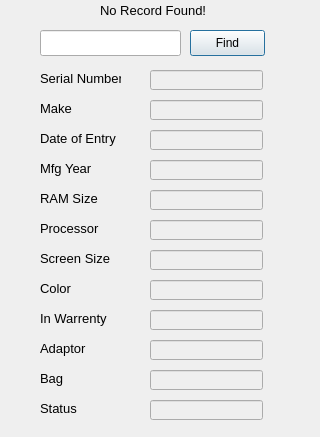
<?xml version="1.0" encoding="UTF-8"?>
<ui version="4.0">
 <class>FindLaptop</class>
 <widget class="QDialog" name="FindLaptop">
  <property name="windowModality">
   <enum>Qt::WindowModal</enum>
  </property>
  <property name="geometry">
   <rect>
    <x>0</x>
    <y>0</y>
    <width>320</width>
    <height>437</height>
   </rect>
  </property>
  <property name="windowTitle">
   <string>Find Laptop</string>
  </property>
  <widget class="QPushButton" name="btnFind">
   <property name="geometry">
    <rect>
     <x>190</x>
     <y>30</y>
     <width>75</width>
     <height>26</height>
    </rect>
   </property>
   <property name="text">
    <string>Find</string>
   </property>
  </widget>
  <widget class="QLineEdit" name="txtSerialNoFind">
   <property name="geometry">
    <rect>
     <x>40</x>
     <y>30</y>
     <width>141</width>
     <height>26</height>
    </rect>
   </property>
  </widget>
  <widget class="QLineEdit" name="txtProcessor">
   <property name="enabled">
    <bool>false</bool>
   </property>
   <property name="geometry">
    <rect>
     <x>150</x>
     <y>220</y>
     <width>113</width>
     <height>20</height>
    </rect>
   </property>
   <property name="font">
    <font>
     <pointsize>10</pointsize>
    </font>
   </property>
  </widget>
  <widget class="QLabel" name="lblInWarrenty">
   <property name="geometry">
    <rect>
     <x>40</x>
     <y>310</y>
     <width>81</width>
     <height>16</height>
    </rect>
   </property>
   <property name="font">
    <font>
     <pointsize>10</pointsize>
    </font>
   </property>
   <property name="text">
    <string>In Warrenty</string>
   </property>
  </widget>
  <widget class="QLabel" name="lblStatus">
   <property name="geometry">
    <rect>
     <x>40</x>
     <y>400</y>
     <width>81</width>
     <height>16</height>
    </rect>
   </property>
   <property name="font">
    <font>
     <pointsize>10</pointsize>
    </font>
   </property>
   <property name="text">
    <string>Status</string>
   </property>
  </widget>
  <widget class="QLabel" name="lblRamSize">
   <property name="geometry">
    <rect>
     <x>40</x>
     <y>190</y>
     <width>81</width>
     <height>16</height>
    </rect>
   </property>
   <property name="font">
    <font>
     <pointsize>10</pointsize>
    </font>
   </property>
   <property name="text">
    <string>RAM Size</string>
   </property>
  </widget>
  <widget class="QLineEdit" name="txtColor">
   <property name="enabled">
    <bool>false</bool>
   </property>
   <property name="geometry">
    <rect>
     <x>150</x>
     <y>280</y>
     <width>113</width>
     <height>20</height>
    </rect>
   </property>
   <property name="font">
    <font>
     <pointsize>10</pointsize>
    </font>
   </property>
  </widget>
  <widget class="QLabel" name="lblMake">
   <property name="geometry">
    <rect>
     <x>40</x>
     <y>100</y>
     <width>81</width>
     <height>16</height>
    </rect>
   </property>
   <property name="font">
    <font>
     <pointsize>10</pointsize>
    </font>
   </property>
   <property name="text">
    <string>Make</string>
   </property>
  </widget>
  <widget class="QLabel" name="lblScreensize">
   <property name="geometry">
    <rect>
     <x>40</x>
     <y>250</y>
     <width>81</width>
     <height>16</height>
    </rect>
   </property>
   <property name="font">
    <font>
     <pointsize>10</pointsize>
    </font>
   </property>
   <property name="text">
    <string>Screen Size</string>
   </property>
  </widget>
  <widget class="QLabel" name="lblProcessor">
   <property name="geometry">
    <rect>
     <x>40</x>
     <y>220</y>
     <width>81</width>
     <height>16</height>
    </rect>
   </property>
   <property name="font">
    <font>
     <pointsize>10</pointsize>
    </font>
   </property>
   <property name="text">
    <string>Processor</string>
   </property>
  </widget>
  <widget class="QLineEdit" name="txtRAMsize">
   <property name="enabled">
    <bool>false</bool>
   </property>
   <property name="geometry">
    <rect>
     <x>150</x>
     <y>190</y>
     <width>113</width>
     <height>20</height>
    </rect>
   </property>
   <property name="font">
    <font>
     <pointsize>10</pointsize>
    </font>
   </property>
  </widget>
  <widget class="QLabel" name="lblColor">
   <property name="geometry">
    <rect>
     <x>40</x>
     <y>280</y>
     <width>81</width>
     <height>16</height>
    </rect>
   </property>
   <property name="font">
    <font>
     <pointsize>10</pointsize>
    </font>
   </property>
   <property name="text">
    <string>Color</string>
   </property>
  </widget>
  <widget class="QLineEdit" name="txtMfgYear">
   <property name="enabled">
    <bool>false</bool>
   </property>
   <property name="geometry">
    <rect>
     <x>150</x>
     <y>160</y>
     <width>113</width>
     <height>20</height>
    </rect>
   </property>
   <property name="font">
    <font>
     <pointsize>10</pointsize>
    </font>
   </property>
  </widget>
  <widget class="QLabel" name="lblBag">
   <property name="geometry">
    <rect>
     <x>40</x>
     <y>370</y>
     <width>81</width>
     <height>16</height>
    </rect>
   </property>
   <property name="font">
    <font>
     <pointsize>10</pointsize>
    </font>
   </property>
   <property name="text">
    <string>Bag</string>
   </property>
  </widget>
  <widget class="QLabel" name="lblMfgYear">
   <property name="geometry">
    <rect>
     <x>40</x>
     <y>160</y>
     <width>81</width>
     <height>16</height>
    </rect>
   </property>
   <property name="font">
    <font>
     <pointsize>10</pointsize>
    </font>
   </property>
   <property name="text">
    <string>Mfg Year</string>
   </property>
  </widget>
  <widget class="QLabel" name="lblDOE">
   <property name="geometry">
    <rect>
     <x>40</x>
     <y>130</y>
     <width>81</width>
     <height>16</height>
    </rect>
   </property>
   <property name="font">
    <font>
     <pointsize>10</pointsize>
    </font>
   </property>
   <property name="text">
    <string>Date of Entry</string>
   </property>
  </widget>
  <widget class="QLineEdit" name="txtMake">
   <property name="enabled">
    <bool>false</bool>
   </property>
   <property name="geometry">
    <rect>
     <x>150</x>
     <y>100</y>
     <width>113</width>
     <height>20</height>
    </rect>
   </property>
   <property name="font">
    <font>
     <pointsize>10</pointsize>
    </font>
   </property>
  </widget>
  <widget class="QLabel" name="lblSerialNo">
   <property name="geometry">
    <rect>
     <x>40</x>
     <y>70</y>
     <width>81</width>
     <height>16</height>
    </rect>
   </property>
   <property name="font">
    <font>
     <pointsize>10</pointsize>
    </font>
   </property>
   <property name="text">
    <string>Serial Number</string>
   </property>
  </widget>
  <widget class="QLineEdit" name="txtSerialNo">
   <property name="enabled">
    <bool>false</bool>
   </property>
   <property name="geometry">
    <rect>
     <x>150</x>
     <y>70</y>
     <width>113</width>
     <height>20</height>
    </rect>
   </property>
   <property name="font">
    <font>
     <pointsize>10</pointsize>
    </font>
   </property>
   <property name="autoFillBackground">
    <bool>true</bool>
   </property>
  </widget>
  <widget class="QLineEdit" name="txtDOE">
   <property name="enabled">
    <bool>false</bool>
   </property>
   <property name="geometry">
    <rect>
     <x>150</x>
     <y>130</y>
     <width>113</width>
     <height>20</height>
    </rect>
   </property>
   <property name="font">
    <font>
     <pointsize>10</pointsize>
    </font>
   </property>
  </widget>
  <widget class="QLabel" name="lblAdaptor">
   <property name="geometry">
    <rect>
     <x>40</x>
     <y>340</y>
     <width>81</width>
     <height>16</height>
    </rect>
   </property>
   <property name="font">
    <font>
     <pointsize>10</pointsize>
    </font>
   </property>
   <property name="text">
    <string>Adaptor</string>
   </property>
  </widget>
  <widget class="QLineEdit" name="txtScreenSize">
   <property name="enabled">
    <bool>false</bool>
   </property>
   <property name="geometry">
    <rect>
     <x>150</x>
     <y>250</y>
     <width>113</width>
     <height>20</height>
    </rect>
   </property>
   <property name="font">
    <font>
     <pointsize>10</pointsize>
    </font>
   </property>
  </widget>
  <widget class="QLineEdit" name="txtInWarrenty">
   <property name="enabled">
    <bool>false</bool>
   </property>
   <property name="geometry">
    <rect>
     <x>150</x>
     <y>310</y>
     <width>113</width>
     <height>20</height>
    </rect>
   </property>
   <property name="font">
    <font>
     <pointsize>10</pointsize>
    </font>
   </property>
  </widget>
  <widget class="QLineEdit" name="txtAdaptor">
   <property name="enabled">
    <bool>false</bool>
   </property>
   <property name="geometry">
    <rect>
     <x>150</x>
     <y>340</y>
     <width>113</width>
     <height>20</height>
    </rect>
   </property>
   <property name="font">
    <font>
     <pointsize>10</pointsize>
    </font>
   </property>
  </widget>
  <widget class="QLineEdit" name="txtBag">
   <property name="enabled">
    <bool>false</bool>
   </property>
   <property name="geometry">
    <rect>
     <x>150</x>
     <y>370</y>
     <width>113</width>
     <height>20</height>
    </rect>
   </property>
   <property name="font">
    <font>
     <pointsize>10</pointsize>
    </font>
   </property>
  </widget>
  <widget class="QLineEdit" name="txtStatus">
   <property name="enabled">
    <bool>false</bool>
   </property>
   <property name="geometry">
    <rect>
     <x>150</x>
     <y>400</y>
     <width>113</width>
     <height>20</height>
    </rect>
   </property>
   <property name="font">
    <font>
     <pointsize>10</pointsize>
    </font>
   </property>
  </widget>
  <widget class="QLabel" name="lblInfo">
   <property name="geometry">
    <rect>
     <x>100</x>
     <y>0</y>
     <width>121</width>
     <height>20</height>
    </rect>
   </property>
   <property name="font">
    <font>
     <pointsize>10</pointsize>
    </font>
   </property>
   <property name="text">
    <string>No Record Found!</string>
   </property>
  </widget>
 </widget>
 <resources/>
 <connections/>
</ui>
